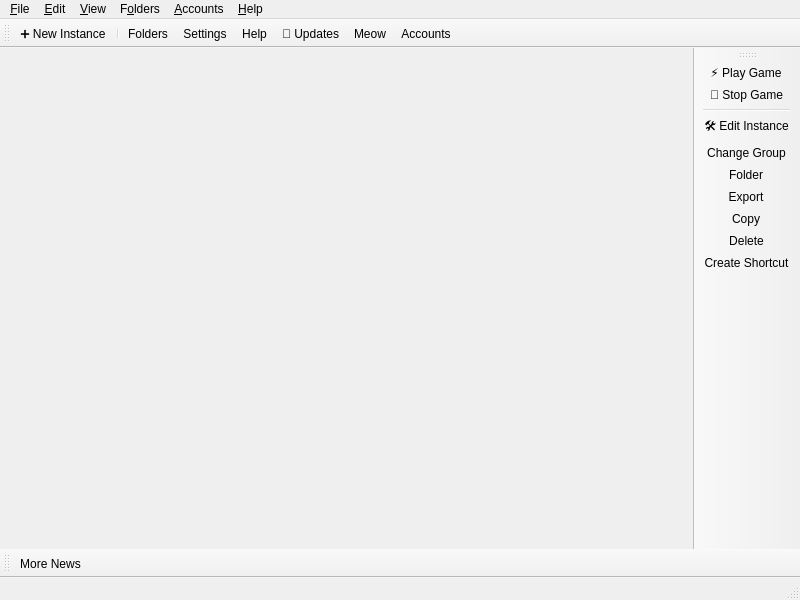
<?xml version="1.0" encoding="UTF-8"?>
<ui version="4.0">
 <class>MainWindow</class>
 <widget class="QMainWindow" name="MainWindow">
  <property name="geometry">
   <rect>
    <x>0</x>
    <y>0</y>
    <width>800</width>
    <height>600</height>
   </rect>
  </property>
  <widget class="QWidget" name="centralWidget">
   <layout class="QHBoxLayout" name="horizontalLayout">
    <property name="spacing">
     <number>0</number>
    </property>
    <property name="leftMargin">
     <number>0</number>
    </property>
    <property name="topMargin">
     <number>0</number>
    </property>
    <property name="rightMargin">
     <number>0</number>
    </property>
    <property name="bottomMargin">
     <number>0</number>
    </property>
   </layout>
  </widget>
  <widget class="QStatusBar" name="statusBar"/>
  <widget class="QToolBar" name="mainToolBar">
   <property name="windowTitle">
    <string>Main Toolbar</string>
   </property>
   <property name="allowedAreas">
    <set>Qt::ToolBarArea::BottomToolBarArea|Qt::ToolBarArea::TopToolBarArea</set>
   </property>
   <property name="toolButtonStyle">
    <enum>Qt::ToolButtonStyle::ToolButtonTextBesideIcon</enum>
   </property>
   <property name="floatable">
    <bool>false</bool>
   </property>
   <attribute name="toolBarArea">
    <enum>TopToolBarArea</enum>
   </attribute>
   <attribute name="toolBarBreak">
    <bool>false</bool>
   </attribute>
   <addaction name="actionAddInstance"/>
   <addaction name="separator"/>
   <addaction name="actionFoldersButton"/>
   <addaction name="actionSettings"/>
   <addaction name="actionHelpButton"/>
   <addaction name="actionCheckUpdate"/>
   <addaction name="actionCAT"/>
   <addaction name="actionAccountsButton"/>
  </widget>
  <widget class="QToolBar" name="newsToolBar">
   <property name="windowTitle">
    <string>News Toolbar</string>
   </property>
   <property name="allowedAreas">
    <set>Qt::ToolBarArea::BottomToolBarArea|Qt::ToolBarArea::TopToolBarArea</set>
   </property>
   <property name="iconSize">
    <size>
     <width>16</width>
     <height>16</height>
    </size>
   </property>
   <property name="toolButtonStyle">
    <enum>Qt::ToolButtonStyle::ToolButtonTextBesideIcon</enum>
   </property>
   <property name="floatable">
    <bool>false</bool>
   </property>
   <attribute name="toolBarArea">
    <enum>BottomToolBarArea</enum>
   </attribute>
   <attribute name="toolBarBreak">
    <bool>false</bool>
   </attribute>
   <addaction name="actionMoreNews"/>
  </widget>
  <widget class="WideBar" name="instanceToolBar">
   <property name="windowTitle">
    <string>Instance Toolbar</string>
   </property>
   <property name="iconSize">
    <size>
     <width>16</width>
     <height>16</height>
    </size>
   </property>
   <property name="toolButtonStyle">
    <enum>Qt::ToolButtonStyle::ToolButtonTextBesideIcon</enum>
   </property>
   <property name="floatable">
    <bool>false</bool>
   </property>
   <property name="useDefaultAction" stdset="0">
    <bool>true</bool>
   </property>
   <attribute name="toolBarArea">
    <enum>RightToolBarArea</enum>
   </attribute>
   <attribute name="toolBarBreak">
    <bool>false</bool>
   </attribute>
   <addaction name="actionLaunchInstance"/>
   <addaction name="actionKillInstance"/>
   <addaction name="separator"/>
   <addaction name="actionEditInstance"/>
   <addaction name="actionChangeInstGroup"/>
   <addaction name="actionViewSelectedInstFolder"/>
   <addaction name="actionExportInstance"/>
   <addaction name="actionCopyInstance"/>
   <addaction name="actionDeleteInstance"/>
   <addaction name="actionCreateInstanceShortcut"/>
  </widget>
  <widget class="QMenuBar" name="menuBar">
   <property name="geometry">
    <rect>
     <x>0</x>
     <y>0</y>
     <width>800</width>
     <height>30</height>
    </rect>
   </property>
   <widget class="QMenu" name="fileMenu">
    <property name="title">
     <string>&amp;File</string>
    </property>
    <property name="toolTipsVisible">
     <bool>true</bool>
    </property>
    <addaction name="actionAddInstance"/>
    <addaction name="separator"/>
    <addaction name="actionLaunchInstance"/>
    <addaction name="actionKillInstance"/>
    <addaction name="separator"/>
    <addaction name="actionEditInstance"/>
    <addaction name="actionChangeInstGroup"/>
    <addaction name="actionViewSelectedInstFolder"/>
    <addaction name="actionExportInstance"/>
    <addaction name="actionCopyInstance"/>
    <addaction name="actionDeleteInstance"/>
    <addaction name="actionCreateInstanceShortcut"/>
    <addaction name="separator"/>
    <addaction name="actionSettings"/>
    <addaction name="actionCloseWindow"/>
   </widget>
   <widget class="QMenu" name="editMenu">
    <property name="title">
     <string>&amp;Edit</string>
    </property>
    <property name="toolTipsVisible">
     <bool>true</bool>
    </property>
    <addaction name="actionUndoTrashInstance"/>
   </widget>
   <widget class="QMenu" name="viewMenu">
    <property name="title">
     <string>&amp;View</string>
    </property>
    <property name="toolTipsVisible">
     <bool>true</bool>
    </property>
    <addaction name="actionChangeTheme"/>
    <addaction name="separator"/>
    <addaction name="actionCAT"/>
    <addaction name="actionToggleStatusBar"/>
    <addaction name="actionLockToolbars"/>
    <addaction name="separator"/>
   </widget>
   <widget class="QMenu" name="foldersMenu">
    <property name="title">
     <string>F&amp;olders</string>
    </property>
    <property name="toolTipsVisible">
     <bool>true</bool>
    </property>
    <addaction name="actionViewLauncherRootFolder"/>
    <addaction name="actionViewLogsFolder"/>
    <addaction name="separator"/>
    <addaction name="actionViewInstanceFolder"/>
    <addaction name="actionViewTemplateFolder"/>
    <addaction name="actionViewIconsFolder"/>
    <addaction name="actionViewCentralModsFolder"/>
    <addaction name="actionViewSkinsFolder"/>
    <addaction name="actionViewJavaFolder"/>

    <addaction name="separator"/>
    <addaction name="actionViewWidgetThemeFolder"/>
    <addaction name="actionViewIconThemeFolder"/>
    <addaction name="actionViewCatPackFolder"/>
   </widget>
   <widget class="QMenu" name="accountsMenu">
    <property name="title">
     <string>&amp;Accounts</string>
    </property>
   </widget>
   <widget class="QMenu" name="helpMenu">
    <property name="title">
     <string>&amp;Help</string>
    </property>
    <property name="toolTipsVisible">
     <bool>true</bool>
    </property>
    <addaction name="actionClearMetadata"/>
    <addaction name="actionReportBug"/>
    <addaction name="actionViewLog"/>
    <addaction name="actionAddToPATH"/>
    <addaction name="separator"/>
    <addaction name="actionMATRIX"/>
    <addaction name="actionDISCORD"/>
    <addaction name="actionREDDIT"/>
    <addaction name="separator"/>
    <addaction name="actionMoreNews"/>
    <addaction name="actionCheckUpdate"/>
    <addaction name="actionOpenWiki"/>
    <addaction name="actionAbout"/>
   </widget>
   <addaction name="fileMenu"/>
   <addaction name="editMenu"/>
   <addaction name="viewMenu"/>
   <addaction name="foldersMenu"/>
   <addaction name="accountsMenu"/>
   <addaction name="helpMenu"/>
  </widget>
  <action name="actionMoreNews">
   <property name="icon">
    <iconset theme="news"/>
   </property>
   <property name="text">
    <string>More News...</string>
   </property>
   <property name="toolTip">
    <string>Open the development blog to read more news about %1.</string>
   </property>
  </action>
  <action name="actionCAT">
   <property name="checkable">
    <bool>true</bool>
   </property>
   <property name="icon">
    <iconset theme="cat"/>
   </property>
   <property name="text">
    <string>&amp;Meow</string>
   </property>
   <property name="toolTip">
    <string>It's a fluffy kitty :3</string>
   </property>
  </action>
  <action name="actionToggleStatusBar">
   <property name="checkable">
    <bool>true</bool>
   </property>
   <property name="text">
    <string>Status Bar</string>
   </property>
  </action>
  <action name="actionLockToolbars">
   <property name="checkable">
    <bool>true</bool>
   </property>
   <property name="text">
    <string>Lock Toolbars</string>
   </property>
  </action>
  <action name="actionUndoTrashInstance">
   <property name="enabled">
    <bool>false</bool>
   </property>
   <property name="text">
    <string>&amp;Undo Last Instance Deletion</string>
   </property>
  </action>
  <action name="actionAddInstance">
   <property name="icon">
    <iconset theme="new"/>
   </property>
   <property name="text">
    <string>➕ New Instance</string>
   </property>
   <property name="toolTip">
    <string>Create a new Minecraft instance</string>
   </property>
  </action>
  <action name="actionCheckUpdate">
   <property name="icon">
    <iconset theme="checkupdate"/>
   </property>
   <property name="text">
    <string>🔄 Updates</string>
   </property>
   <property name="toolTip">
    <string>Check for PakClient updates.</string>
   </property>
   <property name="menuRole">
    <enum>QAction::MenuRole::ApplicationSpecificRole</enum>
   </property>
  </action>
  <action name="actionSettings">
   <property name="icon">
    <iconset theme="settings"/>
   </property>
   <property name="text">
    <string>Setti&amp;ngs...</string>
   </property>
   <property name="toolTip">
    <string>Change settings.</string>
   </property>
   <property name="menuRole">
    <enum>QAction::MenuRole::PreferencesRole</enum>
   </property>
  </action>
  <action name="actionManageSkins">
   <property name="icon">
    <iconset theme="settings"/>
   </property>
   <property name="text">
    <string>Manage &amp;Skins...</string>
   </property>
  </action>
  <action name="actionManageAccounts">
   <property name="icon">
    <iconset theme="accounts"/>
   </property>
   <property name="text">
    <string>&amp;Manage Accounts...</string>
   </property>
  </action>
  <action name="actionLaunchInstance">
   <property name="icon">
    <iconset theme="launch"/>
   </property>
   <property name="text">
    <string>⚡ Play Game</string>
   </property>
   <property name="toolTip">
    <string>Launch the selected instance with PakClient optimizations.</string>
   </property>
  </action>
  <action name="actionKillInstance">
   <property name="icon">
    <iconset theme="status-bad"/>
   </property>
   <property name="text">
    <string>🛑 Stop Game</string>
   </property>
   <property name="toolTip">
    <string>Stop the running instance.</string>
   </property>
   <property name="shortcut">
    <string>Ctrl+K</string>
   </property>
  </action>
  <action name="actionRenameInstance">
   <property name="icon">
    <iconset theme="rename"/>
   </property>
   <property name="text">
    <string>Rename</string>
   </property>
   <property name="toolTip">
    <string>Rename the selected instance.</string>
   </property>
  </action>
  <action name="actionChangeInstGroup">
   <property name="icon">
    <iconset theme="tag"/>
   </property>
   <property name="text">
    <string>&amp;Change Group...</string>
   </property>
   <property name="toolTip">
    <string>Change the selected instance's group.</string>
   </property>
   <property name="shortcut">
    <string>Ctrl+G</string>
   </property>
  </action>
  <action name="actionChangeInstIcon">
   <property name="text">
    <string>Change Icon</string>
   </property>
   <property name="toolTip">
    <string>Change the selected instance's icon.</string>
   </property>
  </action>
  <action name="actionEditInstance">
   <property name="icon">
    <iconset theme="settings"/>
   </property>
   <property name="text">
    <string>🛠️ Edit Instance</string>
   </property>
   <property name="toolTip">
    <string>Change the instance settings, mods and versions.</string>
   </property>
   <property name="shortcut">
    <string>Ctrl+I</string>
   </property>
  </action>
  <action name="actionViewSelectedInstFolder">
   <property name="icon">
    <iconset theme="viewfolder"/>
   </property>
   <property name="text">
    <string>&amp;Folder</string>
   </property>
   <property name="toolTip">
    <string>Open the selected instance's root folder in a file browser.</string>
   </property>
  </action>
  <action name="actionDeleteInstance">
   <property name="icon">
    <iconset theme="delete"/>
   </property>
   <property name="text">
    <string>Dele&amp;te</string>
   </property>
   <property name="toolTip">
    <string>Delete the selected instance.</string>
   </property>
   <property name="autoRepeat">
    <bool>false</bool>
   </property>
  </action>
  <action name="actionCopyInstance">
   <property name="icon">
    <iconset theme="copy"/>
   </property>
   <property name="text">
    <string>Cop&amp;y...</string>
   </property>
   <property name="toolTip">
    <string>Copy the selected instance.</string>
   </property>
   <property name="shortcut">
    <string>Ctrl+D</string>
   </property>
  </action>
  <action name="actionExportInstance">
   <property name="icon">
    <iconset theme="export"/>
   </property>
   <property name="text">
    <string>E&amp;xport...</string>
   </property>
   <property name="toolTip">
    <string>Export the selected instance to supported formats.</string>
   </property>
  </action>
  <action name="actionExportInstanceZip">
   <property name="icon">
    <iconset theme="launcher"/>
   </property>
   <property name="text">
    <string>PakClient (zip)</string>
   </property>
  </action>
  <action name="actionExportInstanceMrPack">
   <property name="icon">
    <iconset theme="modrinth"/>
   </property>
   <property name="text">
    <string>Modrinth (mrpack)</string>
   </property>
  </action>
  <action name="actionExportInstanceFlamePack">
   <property name="icon">
    <iconset theme="flame"/>
   </property>
   <property name="text">
    <string>CurseForge (zip)</string>
   </property>
  </action>
  <action name="actionCreateInstanceShortcut">
   <property name="icon">
    <iconset theme="shortcut"/>
   </property>
   <property name="text">
    <string>Create Shortcut</string>
   </property>
   <property name="toolTip">
    <string>Creates a shortcut on a selected folder to launch the selected instance.</string>
   </property>
  </action>
  <action name="actionNoAccountsAdded">
   <property name="icon">
    <iconset theme="noaccount"/>
   </property>
   <property name="text">
    <string>No accounts added!</string>
   </property>
  </action>
  <action name="actionNoDefaultAccount">
   <property name="checkable">
    <bool>true</bool>
   </property>
   <property name="icon">
    <iconset theme="noaccount"/>
   </property>
   <property name="text">
    <string>No Default Account</string>
   </property>
   <property name="shortcut">
    <string>Ctrl+0</string>
   </property>
  </action>
  <action name="actionCloseWindow">
   <property name="icon">
    <iconset theme="status-bad"/>
   </property>
   <property name="text">
    <string>Close &amp;Window</string>
   </property>
   <property name="toolTip">
    <string>Close the current window</string>
   </property>
   <property name="menuRole">
    <enum>QAction::MenuRole::NoRole</enum>
   </property>
  </action>
  <action name="actionViewInstanceFolder">
   <property name="icon">
    <iconset theme="viewfolder"/>
   </property>
   <property name="text">
    <string>I&amp;nstances</string>
   </property>
   <property name="toolTip">
    <string>Open the instances folder in a file browser.</string>
   </property>
  </action>
  <action name="actionViewLauncherRootFolder">
   <property name="icon">
    <iconset theme="viewfolder"/>
   </property>
   <property name="text">
    <string>Launcher &amp;Data</string>
   </property>
   <property name="toolTip">
    <string>Open the launcher's root folder in a file browser.</string>
   </property>
  </action>
  <action name="actionViewCentralModsFolder">
   <property name="icon">
    <iconset theme="centralmods"/>
   </property>
   <property name="text">
    <string>&amp;Mods (Quick Access)</string>
   </property>
   <property name="toolTip">
    <string>Open the mods folder in a file browser.</string>
   </property>
  </action>
  <action name="actionViewSkinsFolder">
   <property name="icon">
    <iconset theme="viewfolder"/>
   </property>
   <property name="text">
    <string>&amp;Skins</string>
   </property>
   <property name="toolTip">
    <string>Open the skins folder in a file browser.</string>
   </property>
  </action>
  <action name="actionViewIconsFolder">
   <property name="icon">
    <iconset theme="viewfolder"/>
   </property>
   <property name="text">
    <string>Instance &amp;Icons</string>
   </property>
   <property name="toolTip">
    <string>Open the instance icons folder in a file browser.</string>
   </property>
  </action>
  <action name="actionViewLogsFolder">
   <property name="icon">
    <iconset theme="viewfolder"/>
   </property>
   <property name="text">
    <string>Launcher &amp;Logs</string>
   </property>
   <property name="toolTip">
    <string>Open the logs folder in a file browser.</string>
   </property>
  </action>
  <action name="actionChangeTheme">
   <property name="text">
    <string>Themes</string>
   </property>
  </action>
  <action name="actionReportBug">
   <property name="icon">
    <iconset theme="bug"/>
   </property>
   <property name="text">
    <string>Report a Bug or Suggest a Feature</string>
   </property>
   <property name="toolTip">
    <string>Open the bug tracker to report a bug with %1.</string>
   </property>
  </action>
  <action name="actionDISCORD">
   <property name="icon">
    <iconset theme="discord"/>
   </property>
   <property name="text">
    <string>&amp;Discord Guild</string>
   </property>
   <property name="toolTip">
    <string>Open %1 Discord guild.</string>
   </property>
  </action>
  <action name="actionMATRIX">
   <property name="icon">
    <iconset theme="matrix"/>
   </property>
   <property name="text">
    <string>&amp;Matrix Space</string>
   </property>
   <property name="toolTip">
    <string>Open %1 Matrix space.</string>
   </property>
  </action>
  <action name="actionREDDIT">
   <property name="icon">
    <iconset theme="reddit-alien"/>
   </property>
   <property name="text">
    <string>Sub&amp;reddit</string>
   </property>
   <property name="toolTip">
    <string>Open %1 subreddit.</string>
   </property>
  </action>
  <action name="actionAbout">
   <property name="icon">
    <iconset theme="about"/>
   </property>
   <property name="text">
    <string>&amp;About %1</string>
   </property>
   <property name="toolTip">
    <string>View information about %1.</string>
   </property>
   <property name="menuRole">
    <enum>QAction::MenuRole::AboutRole</enum>
   </property>
  </action>
  <action name="actionClearMetadata">
   <property name="icon">
    <iconset theme="refresh"/>
   </property>
   <property name="text">
    <string>&amp;Clear Metadata Cache</string>
   </property>
   <property name="toolTip">
    <string>Clear cached metadata</string>
   </property>
  </action>
  <action name="actionViewLog">
   <property name="icon">
    <iconset theme="log"/>
   </property>
   <property name="text">
    <string>View logs</string>
   </property>
   <property name="toolTip">
    <string>View current and previous launcher logs</string>
   </property>
  </action>
  <action name="actionAddToPATH">
   <property name="icon">
    <iconset theme="custom-commands"/>
   </property>
   <property name="text">
    <string>Install to &amp;PATH</string>
   </property>
   <property name="toolTip">
    <string>Install a %1 symlink to /usr/local/bin</string>
   </property>
  </action>
  <action name="actionFoldersButton">
   <property name="icon">
    <iconset theme="viewfolder"/>
   </property>
   <property name="text">
    <string>Folders</string>
   </property>
   <property name="toolTip">
    <string>Open one of the folders shared between instances.</string>
   </property>
  </action>
  <action name="actionHelpButton">
   <property name="icon">
    <iconset theme="help"/>
   </property>
   <property name="text">
    <string>Help</string>
   </property>
   <property name="toolTip">
    <string>Get help with %1 or Minecraft.</string>
   </property>
  </action>
  <action name="actionAccountsButton">
   <property name="icon">
    <iconset theme="noaccount"/>
   </property>
   <property name="text">
    <string>Accounts</string>
   </property>
  </action>
  <action name="actionOpenWiki">
   <property name="icon">
    <iconset theme="help"/>
   </property>
   <property name="text">
    <string>%1 &amp;Wiki</string>
   </property>
   <property name="toolTip">
    <string>Open the %1 wiki</string>
   </property>
  </action>
  <action name="actionViewWidgetThemeFolder">
   <property name="icon">
    <iconset theme="viewfolder"/>
   </property>
   <property name="text">
    <string>&amp;Widget Themes</string>
   </property>
   <property name="toolTip">
    <string>Open the widget themes folder in a file browser.</string>
   </property>
  </action>
  <action name="actionViewIconThemeFolder">
   <property name="icon">
    <iconset theme="viewfolder"/>
   </property>
   <property name="text">
    <string>I&amp;con Themes</string>
   </property>
   <property name="toolTip">
    <string>Open the icon theme folder in a file browser.</string>
   </property>
  </action>
  <action name="actionViewCatPackFolder">
   <property name="icon">
    <iconset theme="viewfolder"/>
   </property>
   <property name="text">
    <string>&amp;Cat Packs</string>
   </property>
   <property name="toolTip">
    <string>Open the cat packs folder in a file browser.</string>
   </property>
  </action>
  <action name="actionViewJavaFolder">
   <property name="icon">
    <iconset theme="viewfolder"/>
   </property>
   <property name="text">
    <string>&amp;Auto Downloaded Java</string>
   </property>
   <property name="toolTip">
    <string>Open the Java folder in a file browser. Only available if the built-in Java downloader is used.</string>
   </property>
  </action>
  <action name="actionViewTemplateFolder">
   <property name="icon">
    <iconset theme="viewfolder"/>
   </property>
   <property name="text">
    <string>Instance &amp;Template</string>
   </property>
   <property name="toolTip">
    <string>Open the template folder in a file browser.</string>
   </property>
  </action>
 </widget>
 <customwidgets>
  <customwidget>
   <class>WideBar</class>
   <extends>QToolBar</extends>
   <header>ui/widgets/WideBar.h</header>
  </customwidget>
 </customwidgets>
 <resources/>
 <connections/>
</ui>
